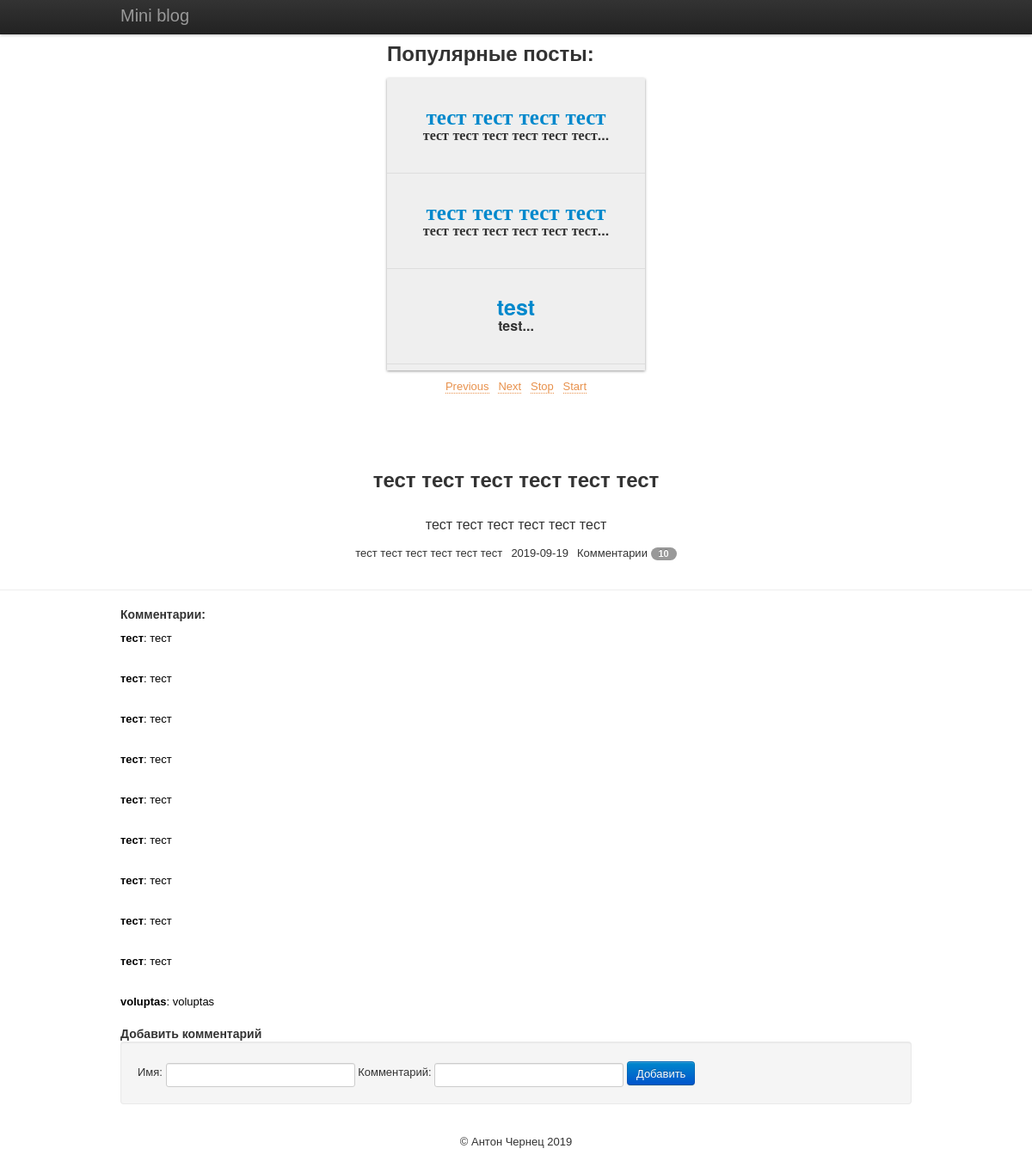
Page /blog/publication/55 on the committed database.
### tables this page shows
CREATE TABLE `publications` (
  `id` int(11) NOT NULL,
  `author` varchar(50) NOT NULL,
  `ctime` int(11) NOT NULL,
  `title` varchar(80) NOT NULL,
  `post` text NOT NULL,
  `commentsCount` int(11) NOT NULL
);

CREATE TABLE `comments` (
  `id` int(11) NOT NULL,
  `postid` int(11) NOT NULL,
  `name` varchar(60) NOT NULL,
  `post` text NOT NULL
);

### bootstrap.php (called while the page is built, shortened)
<?php
function autoload($className)
{
    $className = ltrim($className, '\\');
    $fileName  = '';
    if ($lastNsPos = strrpos($className, '\\')) {
        $namespace = substr($className, 0, $lastNsPos);
        $className = substr($className, $lastNsPos + 1);
        $fileName  = str_replace('\\', DIRECTORY_SEPARATOR, $namespace) . DIRECTORY_SEPARATOR;
    }
    $fileName .= str_replace('_', DIRECTORY_SEPARATOR, $className) . '.php';
    $path = __DIR__ . DIRECTORY_SEPARATOR . $fileName;
}

### components/Request.php (called while the page is built, shortened)
<?php
class Request
{
    protected $_queryURI;
    public function __construct()
    {
        $this->_method = $_SERVER['REQUEST_METHOD'];
        $this->_queryURI = $_SERVER['REQUEST_URI'];
    }
    public function getControllerNamespace()
    {
        $url = substr($this->_queryURI, 1);
        if(!empty($url)){
            $arr = explode('/', $url);
            $controllerName = strtolower($arr[0]);
            return '\\controllers\\'.$controllerName.'Controller';
        }
        return null;
    }
}

### engine/view/Base.php (called while the page is built, shortened)
<?php
class Base
{
    public $basePath;
    public function __construct($path)
    {
        $this->basePath = $path;
    }
    public function render($path, $params = [])
    {
        extract($params);
        require_once $this->basePath.'/public/views/'.$path.'.php';
    }
}

### controllers/blogController.php (called while the page is built, shortened)
<?php
class blogController extends Base
{
    public function publicationAction($id) {
        $publications = Publication::findPublication($id);
        $comments = Comment::findComments($id);
        $this->view->render('template/publication', [
            'publication' => $publications,
            'comments' => $comments,
            'popular' => Publication::findPopularByCommented(),
        ]);
    }
}

### index.php (called while the page is built, shortened)
<?php
require(__DIR__ . '/bootstrap.php');
$application = new App(__DIR__);
exit($application->run());

### components/MysqliConnector.php (called while the page is built, shortened)
<?php
class MysqliConnector
{
    protected $db;
    private $_sql;
    public function __construct($host, $user, $password, $db_name, $port = 3306)
    {
        $this->host = $host;
        $this->user = $user;
        $this->password = $password;
        $this->db_name = $db_name;
        $this->port = $port;
        $this->db = new \mysqli($this->host, $this->user, $this->password, $this->db_name, $this->port);
    }
    public function setSql($str)
    {
        $this->_sql = $str;
        return $this;
    }
    public function one()
    {
        $result = $this->db->query($this->_sql);
        return $result->fetch_assoc();
    }
    public function all()
    {
        $result = $this->db->query($this->_sql);
        return $result->fetch_all();
    }
}

### models/Publication.php (called while the page is built, shortened)
<?php
class Publication
{
    public static function findPublication($publication_id)
    {
        $app = App::getInstance();
        return $app->db->setSql("SELECT * FROM publications WHERE id =".$publication_id)
            ->one();
    }
    public static function findPopularByCommented()
    {
        $app = App::getInstance();
        return $app->db->setSql("SELECT * FROM publications ORDER BY commentsCount DESC LIMIT 5")
            ->all();
    }
}

### helpers/DateTimeHelper.php (called while the page is built, shortened)
<?php
class DateTimeHelper
{
    public static function getDate($timestamp){
        return date('Y-m-d', $timestamp);
    }
    public static function getCurrentYear(){
        return date('Y');
    }
}

### models/Comment.php (called while the page is built, shortened)
<?php
class Comment
{
    public static function findComments($publication_id)
    {
        $app = App::getInstance();
        return $app->db->setSql("SELECT * FROM comments WHERE postid = ".$publication_id." ORDER BY id DESC")
            ->all();
    }
    public static function countComments($publication_id)
    {
        return count(self::findComments($publication_id));
    }
}

### public/views/template/publication.php (the view, shortened to what this page needs)
<?php include ("parts/header.php") ?>
<?php include ("parts/popular.php") ?>
<br>
<div class="container-fluid">
    <div class="container-weight">
        <div class="one_post">
            <h2><?=$publication['title']?></h2>
            <div class="post"><?=$publication['post'];?></div>
            <span class="name"><?=$publication['author']?></span>
            <span class="date"><?='&ensp;'.\helpers\DateTimeHelper::getDate($publication['ctime'])?></span>
            <span class="comments">&ensp;Комментарии
                <span class="badge">
                    <?=\models\Comment::countComments($publication['id']);?>
                </span>
            </span>
        </div>
    </div>
</div>
<hr>
<div class="container-fluid">
    <div class="container-weight">
        <div class="comments">
            <h4>Комментарии:</h4>
            <? foreach ($comments as $comment): ?>
                <p class="comment">
                    <b><?=$comment[2]?></b>: <?=$comment[3]?>
                </p>
            <? endforeach; ?>
        </div>
    </div>
</div>
<div class="container-fluid">
    <div class="container-weight">
        <h4>Добавить комментарий</h4>
        <form action="/blog/addComment/<?=$publication['id']?>" method="post" class="form-inline well">
            <label>Имя: </label> <input type="text" name="a-name" value=""  required>
            <label>Комментарий: </label> <input type="text" name="comment"  required>
            <button type="submit" class="btn btn-primary">Добавить</button>
        </form>
    </div>
</div>
<?php include ("parts/footer.php") ?>

### components/App.php (shortened to what this page needs)
<?php
class App
{
    protected static $instance = null;
    public $request;
    public $basePath;
    public function __construct($basePath)
    {
        $this->basePath = $basePath;
        $this->request  = new Request();
        $this->db = new MysqliConnector('localhost', 'test', '', 'test_blog');
        self::$instance = $this;
    }
    public static function getInstance()
    {
        return self::$instance;
    }
    public function run()
    {
        $namespace = $this->request->getControllerNamespace();
        if(empty($namespace)){
            $controller = $this->getController('\controllers\defaultController');
            $this->runAction($controller, $controller->defaultAction);
        }elseif(class_exists($namespace)){
            $controller = $this->getController($namespace);
            $this->runAction($controller, $this->request->getAction(), $this->request->getParam());
        }else{
            $controller = $this->getController('\controllers\defaultController');
            $this->runAction($controller, 'error');
        }
        return $this->end(0);
    }
    protected function getController($name)
    {
        $view = new View($this->basePath);
        return new $name($view);
    }
    protected function runAction($controller, $action, $param = '')
    {
        if(empty($action)){
            $controller->{$controller->defaultAction.'Action'}();
        }elseif(method_exists($controller, $action.'Action')){
            $controller->{$action.'Action'}($param);
        }else{
            $controller = $this->getController('\controllers\defaultController');
            $this->runAction($controller, 'error');
        }
    }
    protected function end($code)
    {
        return $code;
    }
}

### public/views/template/parts/header.php (shortened to what this page needs)
<!DOCTYPE html>
<html lang="ru">
<head>
    <link href="/public/css/bootstrap.min.css" rel="stylesheet">
    <link href="/public/css/main.css" rel="stylesheet">
    <link type="text/css" href="/public/lib/slider/css/style.css" rel="stylesheet"/>
</head>
<body>
<div class="navbar navbar-fixed-top">
    <div class="navbar-inner">
        <div class="container-weight">
            <a class="brand" href="/">Mini blog</a>
        </div>
    </div>
</div>

### public/views/template/parts/popular.php
<div id="wrapper">
    <h2>Популярные посты:</h2>
    <ul id="vertical-ticker">
        <? foreach ($popular as $item): ?>
            <li>
                <a href="/blog/publication/<?=$item[0]?>"><?=mb_substr($item[3], 0, 20)?></a>
                <br>
                <span class="post"><?=mb_substr($item[4], 0, 50)."..."?></span>
            </li>
        <? endforeach ?>
    </ul>
    <p><a href="#" id="ticker-previous">Previous</a> / <a href="#" id="ticker-next">Next</a> / <a id="stop" href="#">Stop</a> / <a id="start" href="#">Start</a></p>
</div>

### public/views/template/parts/footer.php (shortened to what this page needs)
<footer class=" footer">
    <div class="container-fluid">
        <div class="container-weight">
            <div class="main_footer">
                <span class="copyright">&copy; Антон Чернец <?= \helpers\DateTimeHelper::getCurrentYear() ?></span>
            </div>
        </div>
    </div>
</footer>
</body>
</html>

### public/css/main.css (style rules this page uses)
html, body { height: 100%; }
h2 { margin: 15px 0 10px 0; }
.container-weight { max-width: 920px; margin: 0 auto 0 auto; padding: 0; }
form input { margin: 5px 0 5px 0; }
div.all_post, div.one_post, div.form_post { text-align: center; margin-bottom: 15px; }
div.post { clear:both; max-width: 620px; font-size:16px; margin-right: auto; margin-left: auto; padding: 15px 0 15px 0; }
span.date { margin-bottom: 15px; }
p.comment { color: #000; -ms-text-align-last: left; text-align-last: left; }
.main_footer { font-size: 13px; text-align: center; margin-top: 15px; padding-bottom: 20px; }

### rows in the picture
publications: title "тест тест тест тест", post "тест тест тест тест тест тест"
publications: title "тест тест тест тест", post "тест тест тест тест тест тест", title "тест тест тест тест тест тест", author "тест тест тест тест тест тест", ctime "2019-09-19"
publications: title "test", post "test"
comments: name "тест", post "тест"
comments: name "тест", post "тест"
comments: name "тест", post "тест"
comments: name "тест", post "тест"
comments: name "тест", post "тест"
comments: name "тест", post "тест"
comments: name "тест", post "тест"
comments: name "тест", post "тест"
comments: name "тест", post "тест"
comments: name "voluptas", post "voluptas"
